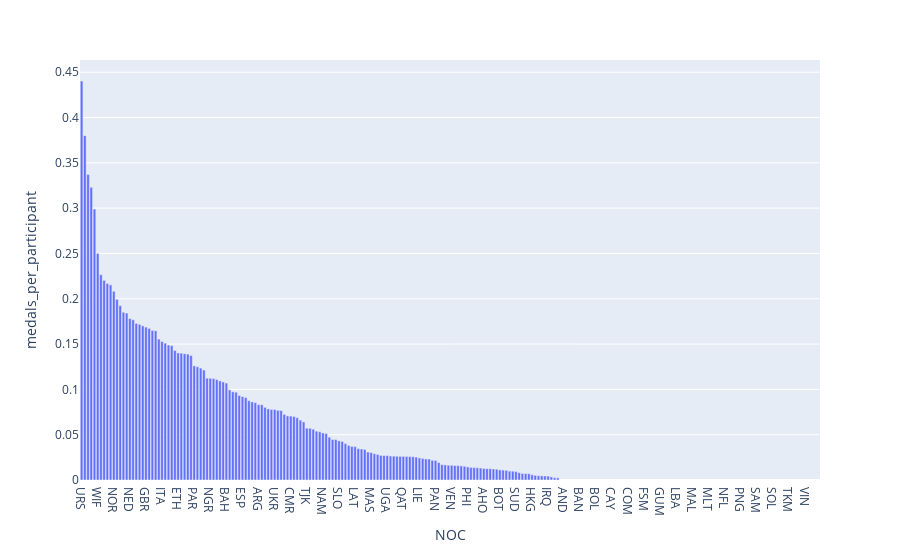

The code cell stored with this chart in its notebook:
### Code cell
import plotly_express as px

fig = px.bar(df_countries, x = "NOC", y = "medals_per_participant")

fig.show()

### Figure 1 — Plotly figure (JSON) as saved in the notebook; plotly's stock layout.template omitted (floating-point values rounded to 4 significant figures; data arrays with more than 128 entries replaced by an {"elided": "..."} marker saying what was removed)
{"data": [{"alignmentgroup": "True", "hovertemplate": "NOC=%{x}<br>medals_per_participant=%{y}<extra></extra>", "legendgroup": "", "marker": {"color": "#636efa", "pattern": {"shape": ""}}, "name": "", "offsetgroup": "", "orientation": "v", "showlegend": false, "textposition": "auto", "type": "bar", "x": {"elided": "230 str values"}, "xaxis": "x", "y": {"elided": "230 float values"}, "yaxis": "y"}], "layout": {"barmode": "relative", "legend": {"tracegroupgap": 0}, "margin": {"t": 60}, "xaxis": {"anchor": "y", "domain": [0, 1], "title": {"text": "NOC"}}, "yaxis": {"anchor": "x", "domain": [0, 1], "title": {"text": "medals_per_participant"}}}}
